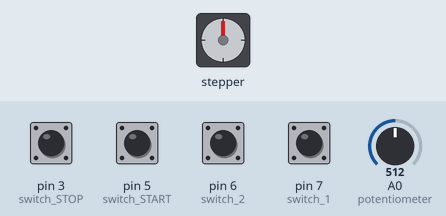
Bench run of a sketch on a simulated Arduino Uno, built with avr-gcc and run on an emulated ATmega328P. Shown: stepper motor. Wiring (inferred from the names in the program): stepper motor driver (200 steps per turn assumed): step pin 10; direction pin 11. The test bench sets the inputs (shaded band); at power-on: pin 3 (switch_STOP), pin 5 (switch_START), pin 6 (switch_2), pin 7 (switch_1) HIGH, A0 (potentiometer) = 512.

Above: at 1.2 s.
1.3 s: pin 3 (switch_STOP) pulled LOW for 0.15 s
At 1.45 s:
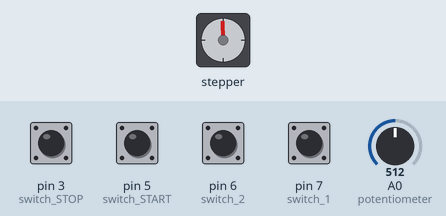
At 2.06 s:
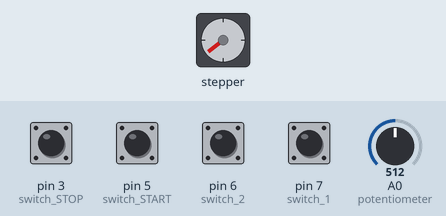
4.3 s: A0 (potentiometer) set to 716
7.3 s: pin 7 (switch_1) pulled LOW for 0.15 s
10.4 s: pin 5 (switch_START) pulled LOW for 0.15 s
At 10.4 s:
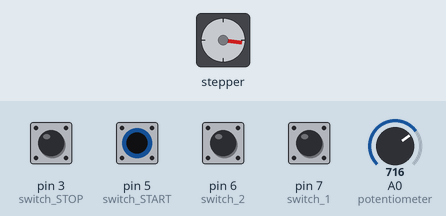
12.0 s: pin 3 (switch_STOP) pulled LOW for 1 s
At 12.47 s:
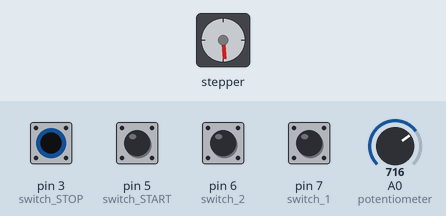
15.0 s: pin 6 (switch_2) pulled LOW for 0.15 s
Timing chart, 0 to 19.1 s (numbered marks = the images above; inputs shaded):
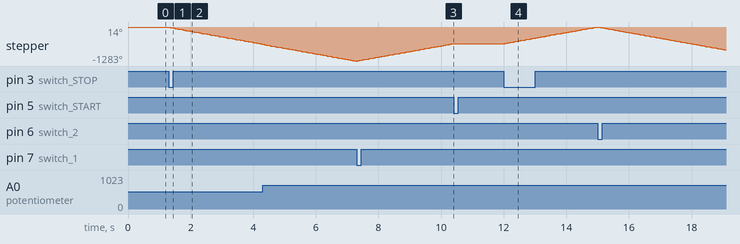

The sketch:

mastercode-motorcontrol.ino
```cpp
const int stepPin = 10; // step input
const int dirPin = 11; // directional input
long int motorstep = 6509; // no. of steps to move
byte switch_START = 5; // Start Button
int switch_STOP = 3;// Stop Button
int A,  dir;
int previous;
int x;
byte switch_1 = 7; // button cw pin
byte switch_2 = 6; // button ccw pin
int a = 0; //assigning the starting value to 1 for the button counter
int i, b;
int customDelayMapped = 0;

void setup() {
    Serial.begin(9600);
    pinMode(stepPin, OUTPUT); // pulse output defined on stepPin
    pinMode(dirPin, OUTPUT); // Direction output defined on dirPin

    pinMode(switch_1, INPUT_PULLUP); // set the direction change buttons to a value of 1 as default
    pinMode(switch_2, INPUT_PULLUP); // set the direction change buttons to a value of 1 as default
    pinMode(switch_START, INPUT_PULLUP);
    pinMode(switch_STOP, INPUT_PULLUP);
    while (!digitalRead(switch_1)) { // Do this until the switch is not activated
      digitalWrite(dirPin, HIGH);
      digitalWrite(stepPin, HIGH);
      delay(5);                       // More delay to slow even more while moving away from switch
      digitalWrite(stepPin, LOW);

  }
   digitalWrite(dirPin, LOW); // defined initial direction of rotation towards the homing button
}
void loop() {

{
  if (digitalRead(switch_START) == 0 && digitalRead(switch_STOP) == 1) {
      A = 0;
      }
  else if (digitalRead(switch_STOP) == 0 && digitalRead(switch_START) == 1) {
      A = 1;
      }

  if(A == 1)
      movemot(motorstep);
  else
      digitalWrite(stepPin, LOW);
}
}

void movemot(int motorstep){
   while(i <= motorstep){
      customDelayMapped = speedUp(); // Gets custom delay values from the custom speedUp function
      int z= customDelayMapped;
      if (digitalRead(switch_START) == 0 && digitalRead(switch_STOP) == 1) {
       break; }
      if (digitalRead(switch_1) == 0 && digitalRead(switch_2) == 1) {
      digitalWrite(dirPin, HIGH);
      }
      if (digitalRead(switch_2) == 0 && digitalRead(switch_1) == 1) {
      digitalWrite(dirPin, LOW);
      }
      if( i <= 0.19*motorstep)
      {
        customDelayMapped = (((0.1*motorstep)-i)*customDelayMapped);
        //customDelayMapped = (customDelayMapped*0.0000001*(motorstep-i));
        }
     /* if(i >= 0.75*motorstep)
      {
        //(motorstep-i)/customDelayMapped
        customDelayMapped = (customDelayMapped*0.000001*i);
        }*/
      digitalWrite(stepPin, LOW);
      digitalWrite(stepPin, HIGH);
      delayMicroseconds(customDelayMapped);
      i++;


    }
    i = 0;
}

int speedUp() {
  int customDelay = analogRead(A0); // Reads the potentiometer
  int newCustom = map(customDelay, 0, 1023, 0,1000); // Convrests the read values of the potentiometer from 0 to 1023 into desireded delay values (300 to 4000)
  return newCustom;
}
```

Measured:
- after the input at 1.3 s, stepper: keeps turning counter-clockwise at about 216°/s, starting at once
- after the input at 10.4 s, stepper: stops changing and stays -622°
- after the input at 12.0 s, stepper: keeps turning clockwise at about 213°/s, starting at once
